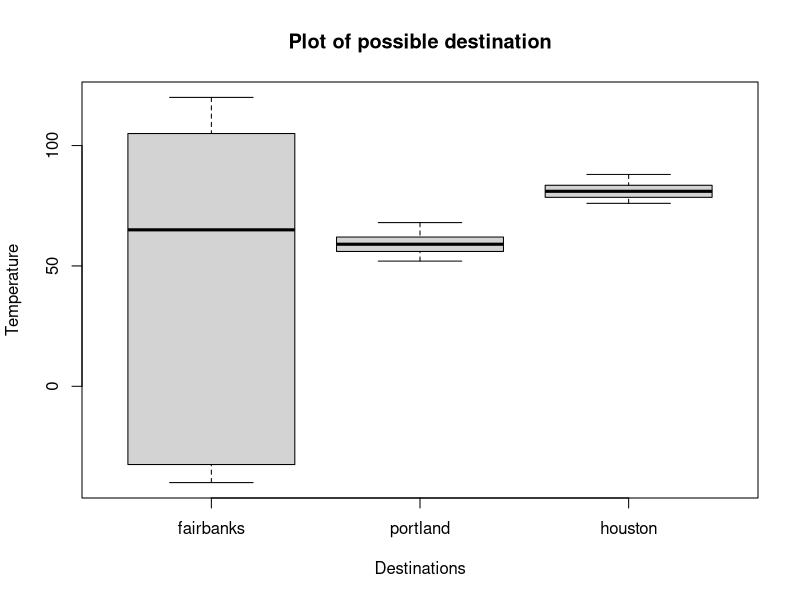

Reproduce this figure in R.
## ---- chunk 1
test_variable <- 2 + 6
test_variable
## ---- chunk 2
# Create your variable here
temps_f <- c(-40, -35, -30, 120, 110, 65, 100)
## ---- chunk 3
# Write your function here
temp_converter <- function(temperature_f){
  temperature_c = (temperature_f - 32) * 5 / 9
  return(temperature_c)
}
## ---- chunk 4
# Apply your function to temp_f here
temps_c = round(sapply(temps_f, temp_converter), 2)
temps_c
## ---- chunk 5
# Write your function here
is_nice_weather <- function(weather_condition){
  # this loop check that weather is above a 
  # certain threshold by returning 'TRUE' or 'FALSE'
  count <- 0
  for (i in weather_condition){
    if (i > 60){
      count <- count + 1
    }
  }
  return (count > length(weather_condition) / 2)
}

is_nice_weather(temps_f)
## ---- chunk 6
# Create your list here
possible_destination <- list(fairbanks = temps_f, portland = c(60, 59, 57, 52, 55, 64, 68), houston = c(80, 85, 82, 81, 88, 76, 77))
## ---- chunk 7
# Apply your function to your list
nice_cities <- lapply(possible_destination, is_nice_weather)
nice_cities
## ---- chunk 8
# Create your boxplot visualization.
#install.packages('ggplot2')
library(ggplot2)
destination_df = as.data.frame(possible_destination)
boxplot(destination_df,
        main = 'Plot of possible destination',
        xlab = 'Destinations',
        ylab = 'Temperature')

## ---- chunk 9

